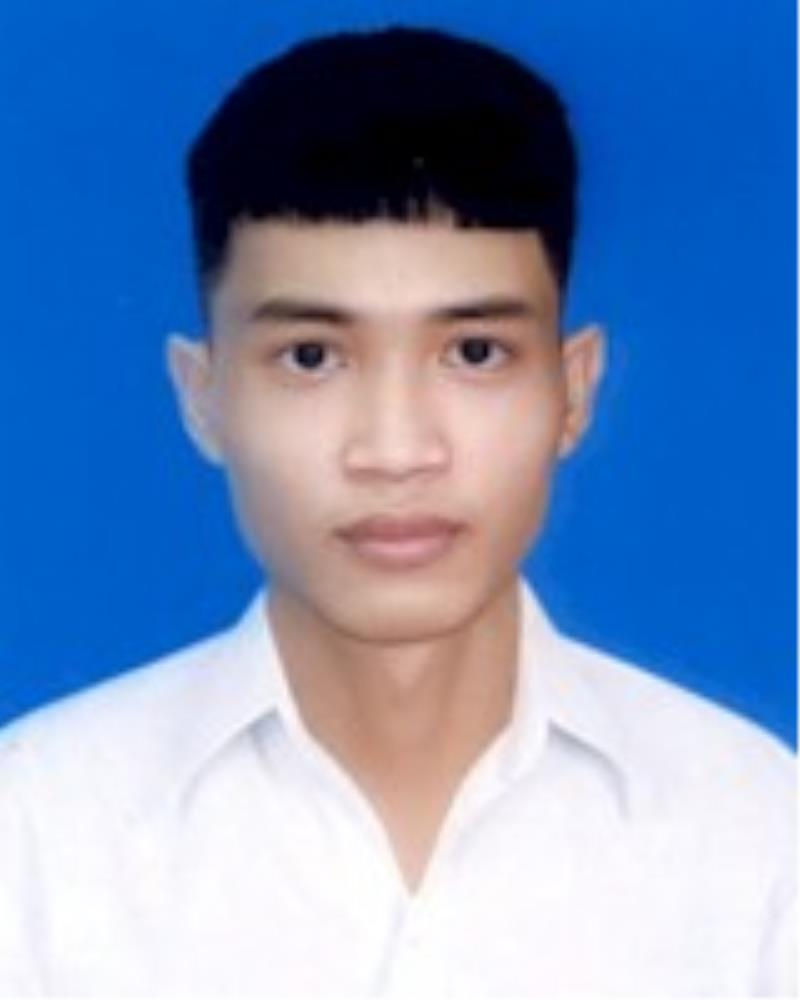
#> input picture Image/input.jpg, 800 x 1000 px, found by its file name
$ jupyter execute 20115621_BuiDinhHanhDu_.ipynb
#> lines starting #> are read from the running program, lines starting #| are printed output that depends on the picture; after the words box and inside, x2 and y2 are one past the last pixel; in counts of white or black regions, pixels touching at a corner belong together
[cell 1]
#khái báo thư viện
import matplotlib.pyplot as plt
import cv2
import numpy as np

1. Đọc ảnh và chuyển về ảnh Gray-scale

[cell 2]
#Đọc ảnh và chuyển ảnh sang màu xám
img = cv2.imread('input.jpg', cv2.IMREAD_GRAYSCALE)
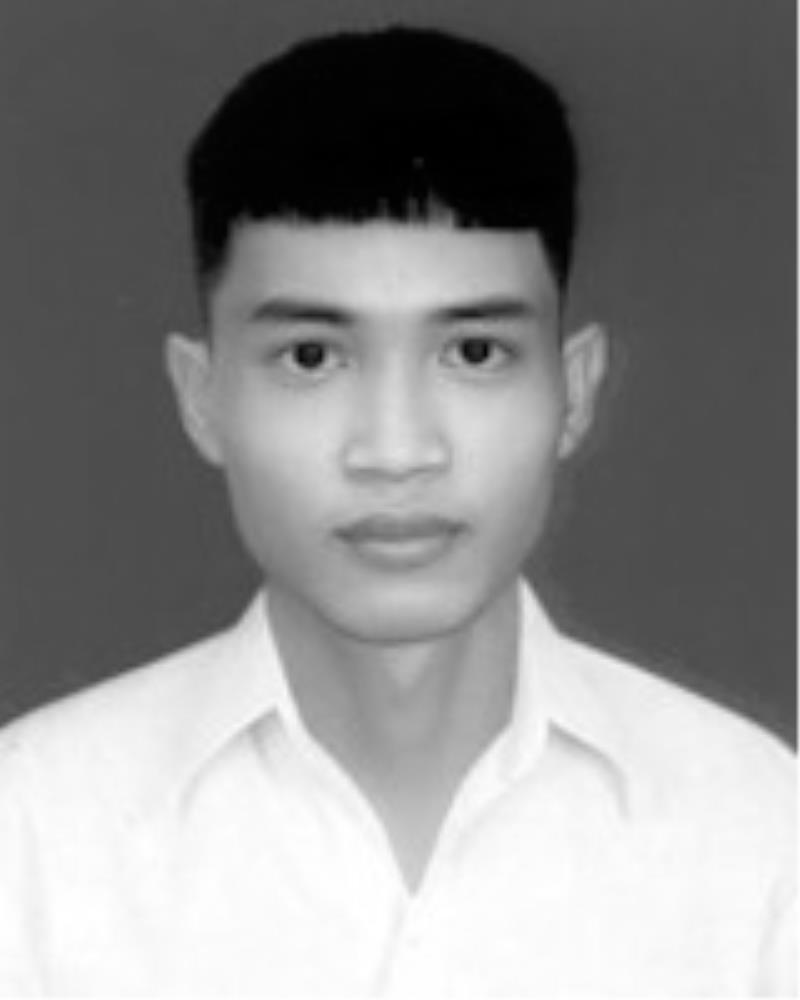
#> img: shape (1000, 800); min 0, max 255, mean 138.9

plt.imshow(img, cmap= 'gray'),plt.title('Original')
plt.xticks([]), plt.yticks([])
plt.show()

2. Vẽ lược đồ histogram

[cell 3]
histogram = cv2.calcHist([img], [0], None, [256], [0, 256])
#> histogram = 256 values, max 74617 at index 77, min 210 at index 28, mean 3125

plt.figure()
plt.title('Histogram')
plt.xlabel('Pixel Value')
plt.ylabel('Frequency')
plt.plot(histogram)
plt.xlim([0, 256])
plt.show()
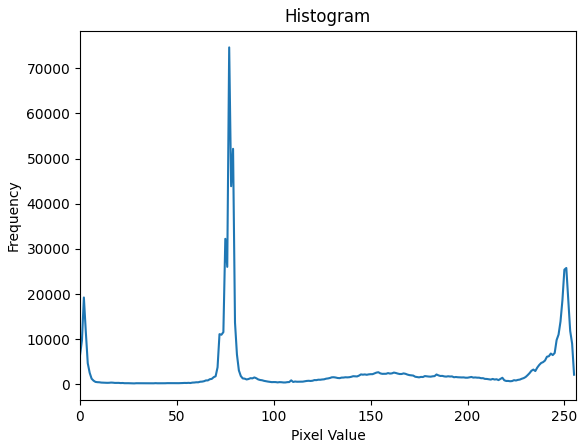
#> figure drawn by matplotlib, 1 panel; curve peaks at x = 77, y = 74617

3. Thực hiện cân bằng Histogram

[cell 4]
# Cân bằng histogram
equalized_image = cv2.equalizeHist(img)
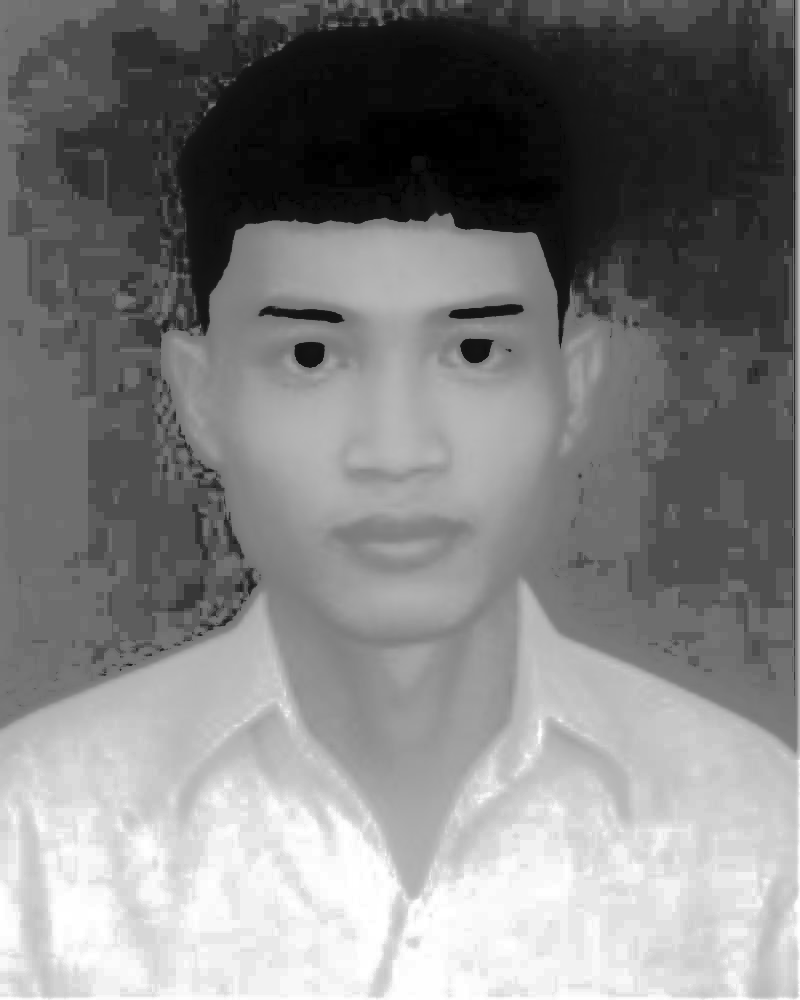
#> equalized_image: shape (1000, 800); min 0, max 255, mean 129.8

# Hiển thị ảnh gốc và ảnh đã cân bằng histogram
plt.figure()
plt.subplot(121)
plt.imshow(img, cmap= 'gray'),plt.title('Original Image')
plt.xticks([]), plt.yticks([])

plt.subplot(122)
plt.imshow(equalized_image, cmap='gray'), plt.title('Equalized Hitogram Image')
plt.xticks([]), plt.yticks([])

plt.show()
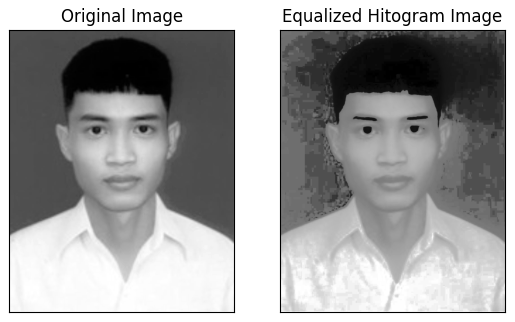
#> figure drawn by matplotlib, 2 panels

4. Resize ảnh về kích thước 300x300

[cell 5]
resized_image = cv2.resize(img, (300, 300))
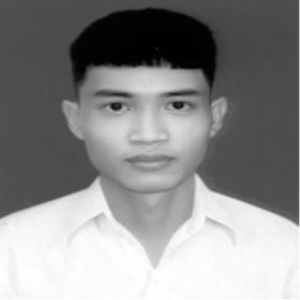
#> resized_image: shape (300, 300); min 0, max 255, mean 138.9

plt.imshow(resized_image, cmap= 'gray'),plt.title('Image Resized')

plt.show()

5. Thực hiện tính đạo hàm theo hướng x và y sử dụng mặt nạ.

MSSV:20115621 -> Prewitt

[cell 6]
# Apply the Prewitt filter
prewitt_x = np.array([[-1, 0, 1],
                         [-1, 0, 1],
                         [-1, 0, 1]])
prewitt_y = np.array([[-1, -1, -1],
                         [0, 0, 0],
                         [1, 1, 1]])

gradient_x = cv2.filter2D(img, -1, prewitt_x)
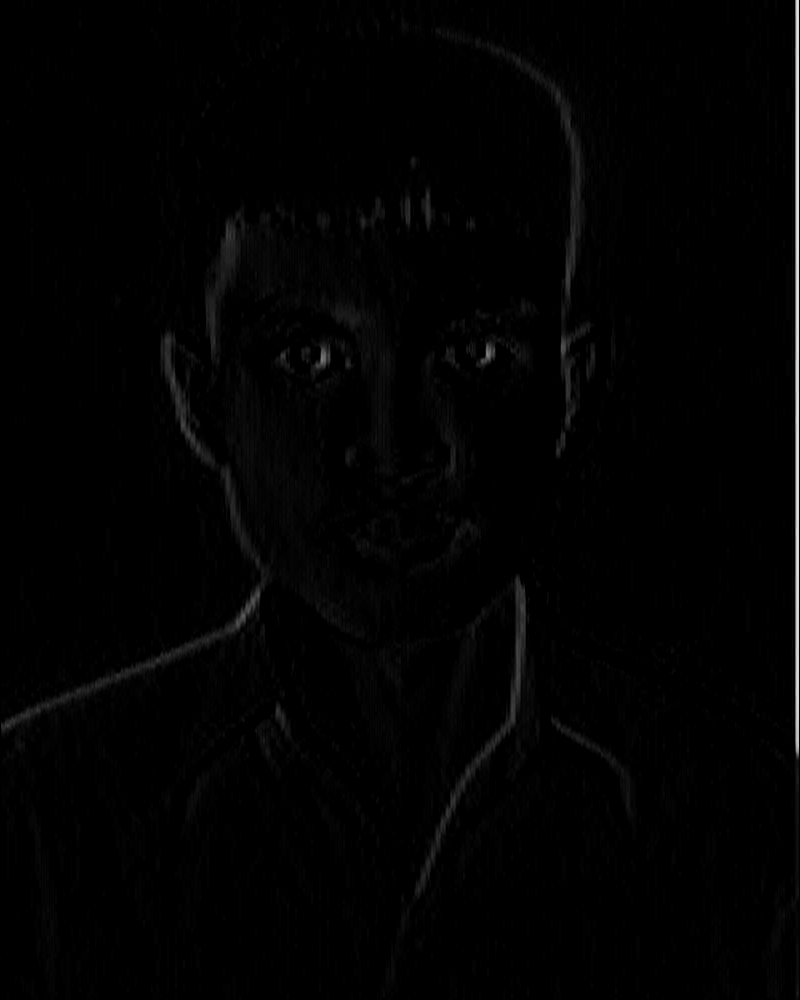
#> gradient_x: shape (1000, 800); min 0, max 225, mean 2.3
gradient_y = cv2.filter2D(img, -1, prewitt_y)

#Hiển thị kết quả
plt.figure(figsize= (9, 9))

plt.subplot(221),plt.imshow(img, cmap= 'gray'),plt.title('Original')
plt.xticks([]), plt.yticks([])


plt.subplot(223),plt.imshow(gradient_x, cmap= 'gray'), plt.title('gradient_x')
plt.xticks([]), plt.yticks([])

plt.subplot(224),plt.imshow(gradient_y, cmap= 'gray'), plt.title('gradient_y')
plt.xticks([]), plt.yticks([])


plt.show()

6. Tính cường độ Gradient

[cell 7]
gradient_magnitude = gradient_x + gradient_y
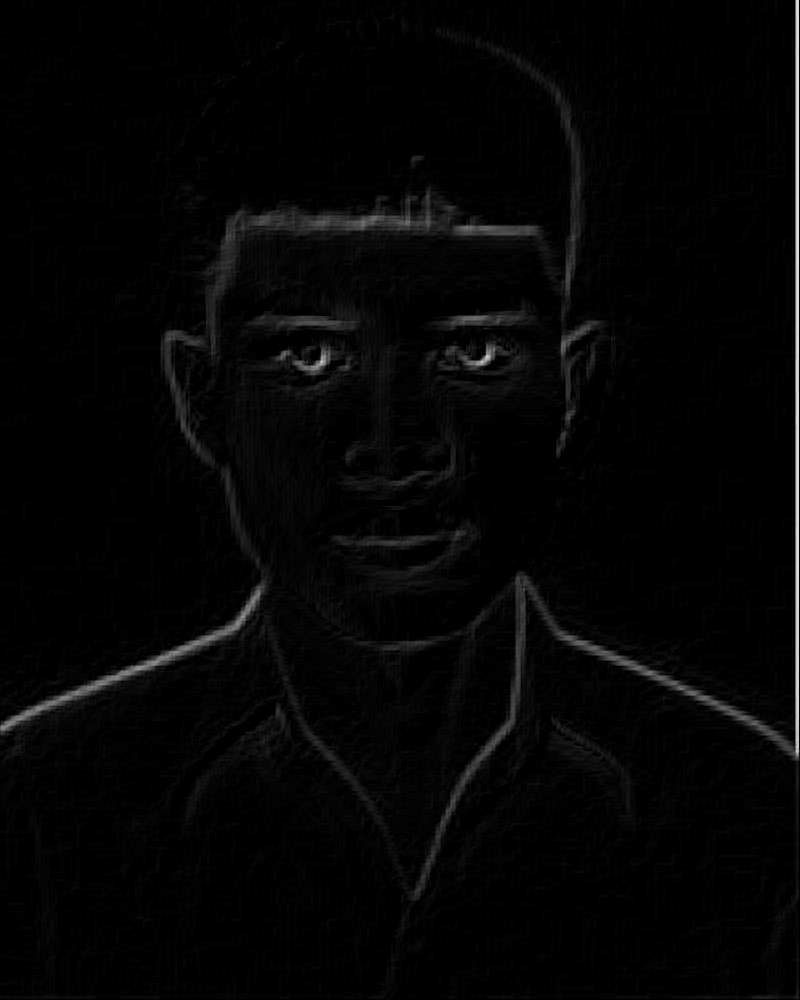
#> gradient_magnitude: shape (1000, 800); min 0, max 228, mean 4.7

plt.figure()
plt.subplot(121)
plt.imshow(img, cmap= 'gray'),plt.title('Original Image')
plt.xticks([]), plt.yticks([])

plt.subplot(122)
plt.imshow(gradient_magnitude, cmap='gray'), plt.title('Gradient Magnitude')
plt.xticks([]), plt.yticks([])

plt.show()

7. Phân đoạn ảnh bằng ngưỡng Otsu

[cell 8]
_, segmented_image = cv2.threshold(img, 0, 255, cv2.THRESH_BINARY + cv2.THRESH_OTSU)
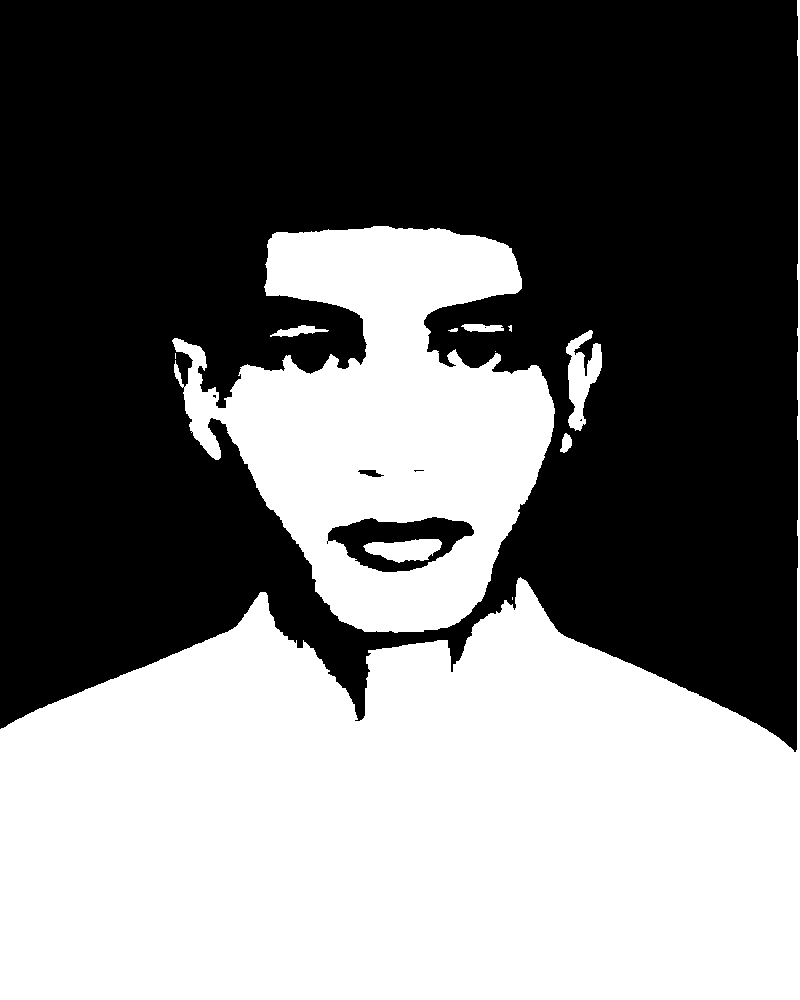
#> segmented_image: shape (1000, 800); 44.9% white; 12 white regions (4 under 20 px), largest, box (x1, y1, x2, y2) and area: (0, 0, 800, 1000) 270660, (172, 226, 555, 633) 84598, (566, 330, 602, 431) 1887

plt.figure(figsize=(9, 8))
plt.subplot(121)
plt.imshow(img, cmap= 'gray'),plt.title('Original Image')
plt.xticks([]), plt.yticks([])

plt.subplot(122)
plt.imshow(segmented_image, cmap='gray'), plt.title('Images segmented otsu thresholding method')
plt.xticks([]), plt.yticks([])

plt.show()
